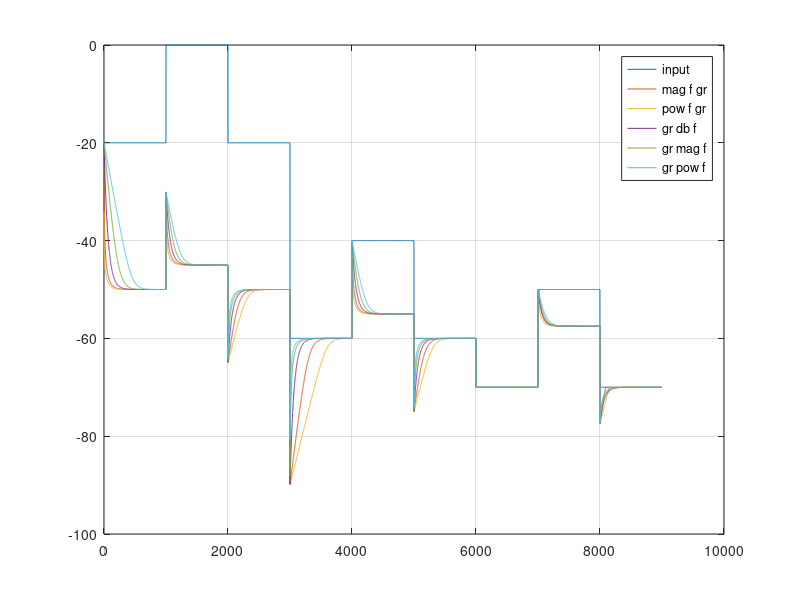

The MATLAB source for this figure:
% Different gain filter methods:

% 1. filter input level as rms, ms, db, calculate gr
% 2. calculate gr, filter gr as rms, ms, db
% 3. calculate gr, slew-rate limit gr

threshold_db = -60;
ratio = 4;

calc_gr1 = @(in_db) (in_db - threshold_db) / ratio + threshold_db - in_db;
calc_gr = @(in_db) (calc_gr1(in_db) - abs(calc_gr1(in_db)))/2;

fs = 1000;
N = 1000;
% input signal db

dbs = [-20 0 -20 -60 -40 -60 -70 -50 -70];
dbs = repmat(dbs, N, 1);
x_db = dbs(:);
x_mag = db2mag(x_db);
x_pow = db2pow(x_db);
tc = 0.4;
[b,a] = butter(1, 1/tc/fs*2);
x_mag_f = filter(b, a, x_mag);
x_pow_f = filter(b, a, x_pow);
x_mag_f_gr_db = calc_gr(mag2db(x_mag_f));
x_pow_f_gr_db = calc_gr(pow2db(x_pow_f));
y_mag_f_gr_db = x_db + x_mag_f_gr_db;
y_pow_f_gr_db = x_db + x_pow_f_gr_db;
x_gr_db = calc_gr(x_db);
x_gr_db_f = filter(b, a, x_gr_db);
x_gr_mag_f = filter(b, a, db2mag(x_gr_db)-1)+1;
x_gr_pow_f = filter(b, a, db2pow(x_gr_db)-1)+1;
y_gr_db_f_db = x_db + x_gr_db_f;
y_gr_mag_f_db = x_db + mag2db(x_gr_mag_f);
y_gr_pow_f_db = x_db + pow2db(x_gr_pow_f);
ms = [0:length(x_db)-1]/fs*1000;
plot(ms, x_db, ...
    ms, y_mag_f_gr_db, ...
    ms, y_pow_f_gr_db, ...
    ms, y_gr_db_f_db, ...
    ms, y_gr_mag_f_db, ...
    ms, y_gr_pow_f_db), grid;
legend('input', ...
    'mag f gr', ...
    'pow f gr', ...
    'gr db f', ...
    'gr mag f', ...
    'gr pow f' ...
);
